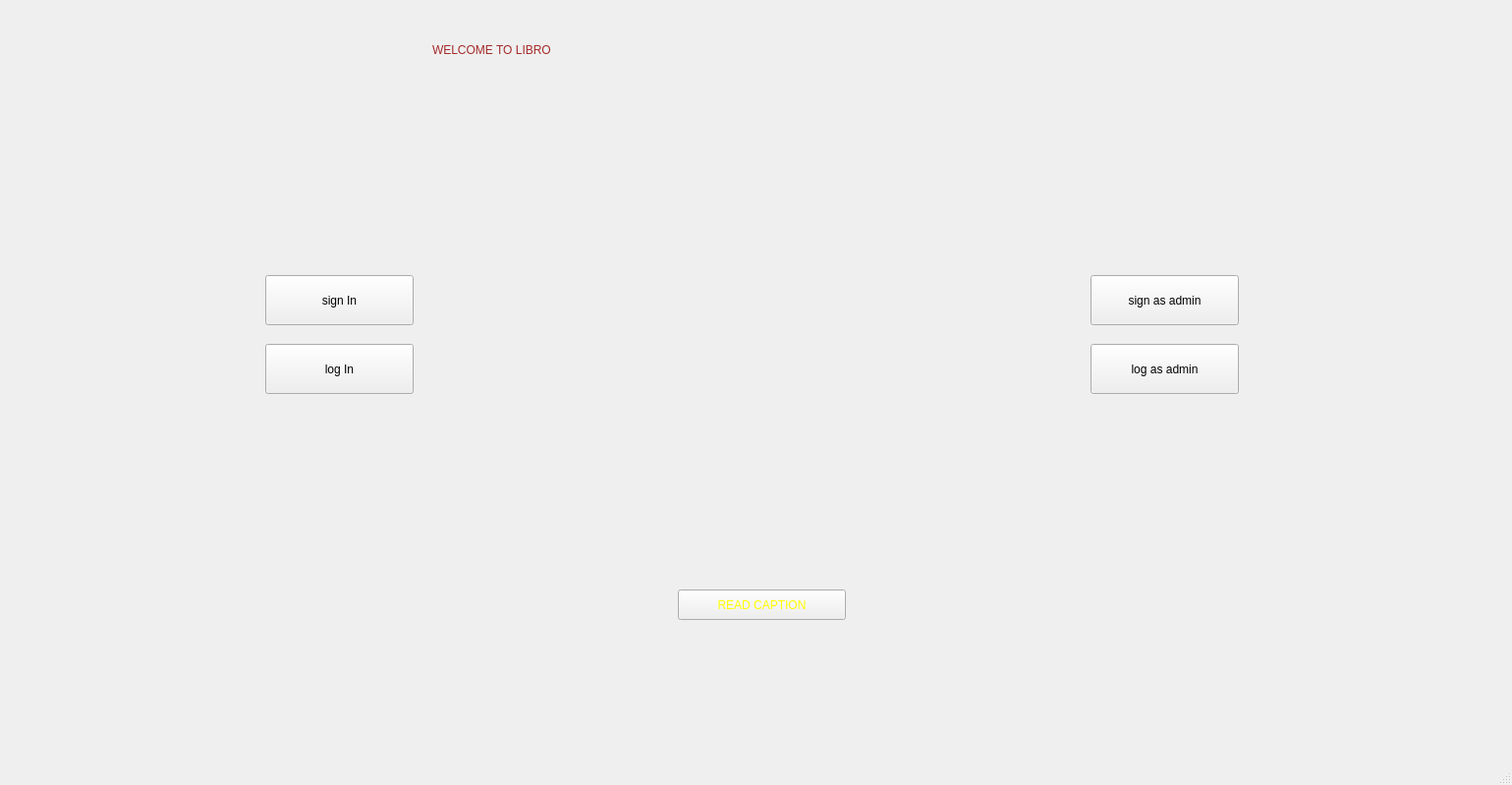
<?xml version="1.0" encoding="UTF-8"?>
<ui version="4.0">
 <class>MainWindow</class>
 <widget class="QMainWindow" name="MainWindow">
  <property name="geometry">
   <rect>
    <x>0</x>
    <y>0</y>
    <width>1539</width>
    <height>799</height>
   </rect>
  </property>
  <property name="windowTitle">
   <string>MainWindow</string>
  </property>
  <widget class="QWidget" name="centralwidget">
   <widget class="QLabel" name="welcome">
    <property name="geometry">
     <rect>
      <x>440</x>
      <y>-10</y>
      <width>881</width>
      <height>121</height>
     </rect>
    </property>
    <property name="styleSheet">
     <string notr="true">font: 55pt &quot;Algerian&quot;;
color:brown;</string>
    </property>
    <property name="text">
     <string>WELCOME TO LIBRO</string>
    </property>
   </widget>
   <widget class="QLabel" name="pics">
    <property name="geometry">
     <rect>
      <x>520</x>
      <y>100</y>
      <width>511</width>
      <height>441</height>
     </rect>
    </property>
    <property name="styleSheet">
     <string notr="true"> text-align: center;</string>
    </property>
    <property name="text">
     <string/>
    </property>
    <property name="pixmap">
     <pixmap resource="ressources.qrc">:/pictures/intro.png</pixmap>
    </property>
   </widget>
   <widget class="QPushButton" name="log_in">
    <property name="geometry">
     <rect>
      <x>270</x>
      <y>350</y>
      <width>151</width>
      <height>51</height>
     </rect>
    </property>
    <property name="text">
     <string>log In</string>
    </property>
   </widget>
   <widget class="QPushButton" name="sign_admin">
    <property name="geometry">
     <rect>
      <x>1110</x>
      <y>280</y>
      <width>151</width>
      <height>51</height>
     </rect>
    </property>
    <property name="text">
     <string>sign as admin</string>
    </property>
   </widget>
   <widget class="QPushButton" name="sign_in">
    <property name="geometry">
     <rect>
      <x>270</x>
      <y>280</y>
      <width>151</width>
      <height>51</height>
     </rect>
    </property>
    <property name="text">
     <string>sign In</string>
    </property>
   </widget>
   <widget class="QPushButton" name="log_admin">
    <property name="geometry">
     <rect>
      <x>1110</x>
      <y>350</y>
      <width>151</width>
      <height>51</height>
     </rect>
    </property>
    <property name="text">
     <string>log as admin</string>
    </property>
   </widget>
   <widget class="QLabel" name="label">
    <property name="geometry">
     <rect>
      <x>390</x>
      <y>490</y>
      <width>741</width>
      <height>251</height>
     </rect>
    </property>
    <property name="styleSheet">
     <string notr="true">border-image: url(:/pictures/read.png);</string>
    </property>
    <property name="text">
     <string/>
    </property>
   </widget>
   <widget class="QPushButton" name="read">
    <property name="geometry">
     <rect>
      <x>690</x>
      <y>600</y>
      <width>171</width>
      <height>31</height>
     </rect>
    </property>
    <property name="styleSheet">
     <string notr="true">font: 14pt &quot;Sitka&quot;;
font: 700 9pt &quot;Bahnschrift&quot;;
color: rgb(255, 255, 0);</string>
    </property>
    <property name="text">
     <string>READ CAPTION</string>
    </property>
   </widget>
  </widget>
  <widget class="QMenuBar" name="menubar">
   <property name="geometry">
    <rect>
     <x>0</x>
     <y>0</y>
     <width>1539</width>
     <height>26</height>
    </rect>
   </property>
  </widget>
  <widget class="QStatusBar" name="statusbar"/>
 </widget>
 <resources>
  <include location="ressources.qrc"/>
 </resources>
 <connections/>
</ui>
